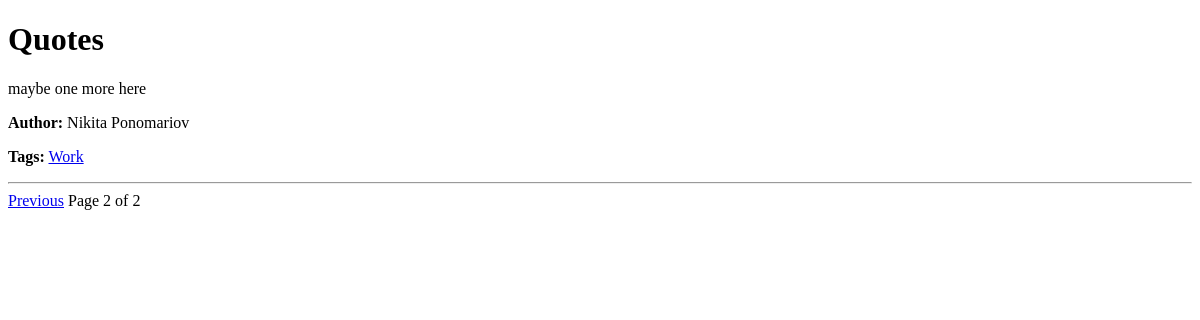
Page /?page=2 on the earlier database version.
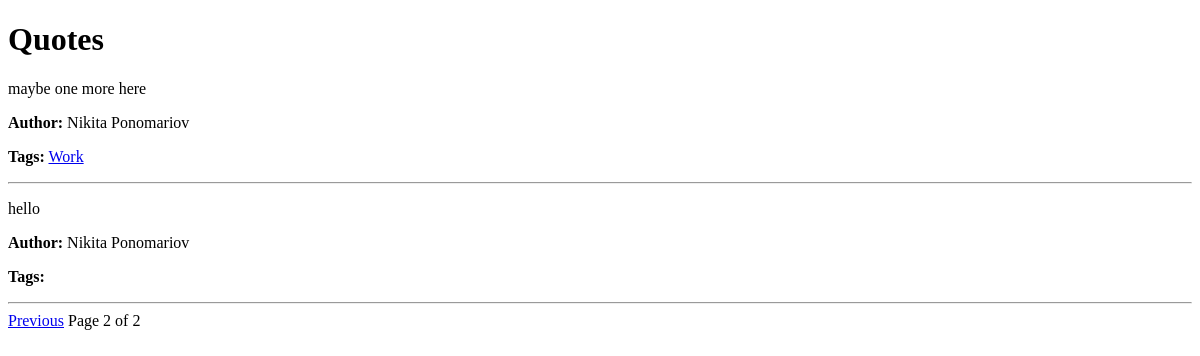
Same page on the later database version.
### quotes/models.py (models this page shows, shortened)
class Quote(models.Model):
    text = models.TextField()
    author = models.ForeignKey(Author, on_delete=models.CASCADE)
    tag = models.ManyToManyField(Tag)

class Author(models.Model):
    fullname = models.CharField(max_length=100)
    born_date = models.CharField(max_length=100)
    born_location = models.CharField(max_length=100)
    description = models.TextField()

class Tag(models.Model):
    tag = models.CharField(max_length=100)

### quotes/views.py (the view)
# urls.py: path('', views.main, name = 'main'),
def main(request):
    quotes_list = Quote.objects.all()
    paginator = Paginator(quotes_list, 5)   # 5 quotes per page
    page_number = request.GET.get("page")
    quotes = paginator.get_page(page_number)
    return render(request, "quotes/index.html", {"quotes": quotes})

### quotes/templates/quotes/index.html (shortened to what this page needs)
<!DOCTYPE html>
<html>
<head>
</head>
<body>
<h1>Quotes</h1>
{% for quote in quotes %}
    <p>{{ quote.text }}</p>
    <p>
        <b>Author:</b> {{ quote.author.fullname }}
    </p>
    <p>
        <b>Tags:</b>
        {% for tag in quote.tag.all %}
            <a href="/tag/{{ tag.tag }}/">{{ tag.tag }}</a>
        {% endfor %}
    </p>
    <hr>
{% endfor %}
<div>
{% if quotes.has_previous %}
<a href="?page={{ quotes.previous_page_number }}">Previous</a>
{% endif %}
<span>Page {{ quotes.number }} of {{ quotes.paginator.num_pages }}</span>
</div>
</body>
</html>

Differences in the rows shown:
added Quote: text "hello", author.fullname "Nikita Ponomariov"
